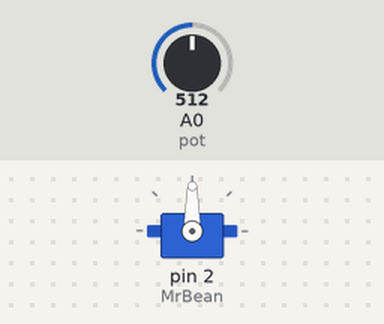
Bench run of a sketch on a simulated Arduino Uno, built with avr-gcc and run on an emulated ATmega328P. Shown: servo. Inputs (shaded band) come from the test bench; at power-on: A0 (pot) = 512. What the sketch prints to the serial monitor is not drawn.

Above: at 1.2 s.
1.3 s: A0 (pot) set to 716
At 2.5 s:
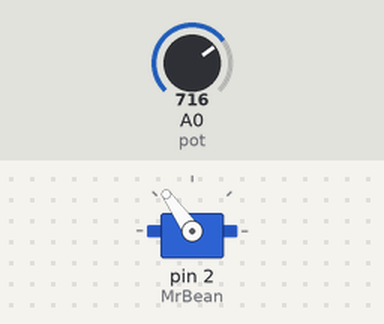
2.8 s: A0 (pot) set to 900
At 3.8 s:
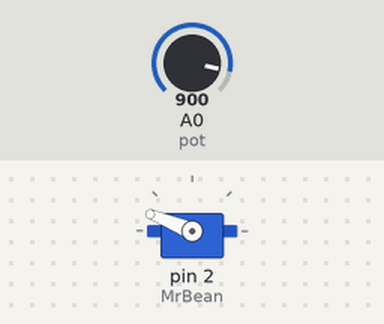
4.3 s: A0 (pot) set to 1023
At 4.9 s:
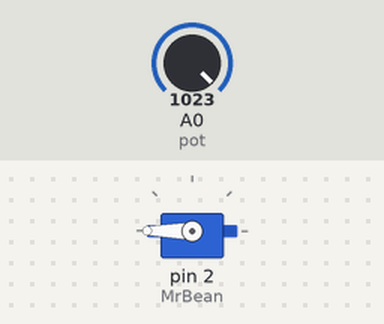
5.8 s: A0 (pot) set to 306
At 6.1 s:
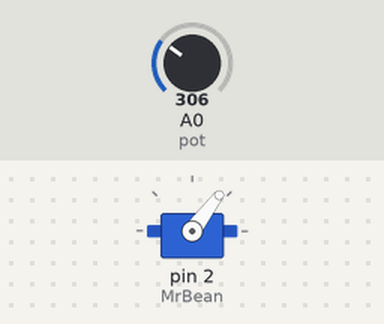
7.3 s: A0 (pot) set to 122
At 8.3 s:
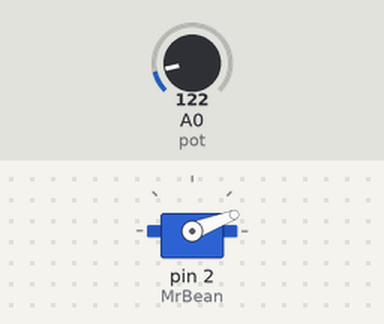
8.8 s: A0 (pot) set to 0
At 9.4 s:
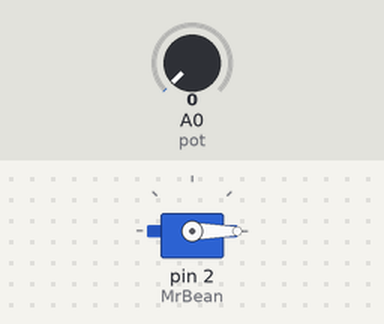
Timing chart, 0 to 11.3 s (numbered marks = the images above; inputs shaded):
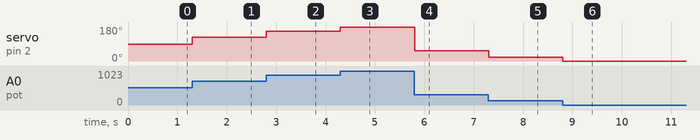

Measured:
- after the input at 1.3 s, servo on pin 2 (MrBean): 90° → 125° at once
- after the input at 2.8 s, servo on pin 2 (MrBean): 125° → 158° at once
- after the input at 4.3 s, servo on pin 2 (MrBean): 158° → 180° at once
- after the input at 5.8 s, servo on pin 2 (MrBean): 180° → 53° at once
- after the input at 7.3 s, servo on pin 2 (MrBean): 53° → 21° at once
- after the input at 8.8 s, servo on pin 2 (MrBean): 21° → 0° at once

The sketch:

servo_motor_0_a_180_graus_por_potenciometro1.ino
```cpp
#define pot A0
#include <Servo.h>
Servo MrBean;
int leitura, angulo;

void setup()
{
  MrBean.attach(2);
  Serial.begin(9600);
  pinMode(pot, INPUT);
}

void loop()
{
 leitura = analogRead(pot);
 // angulo = (leitura / 1023.0) *180.0;
 angulo = map( leitura, 0, 1023, 0, 180);
 MrBean.write(angulo);
 Serial.println(angulo);

}
```
